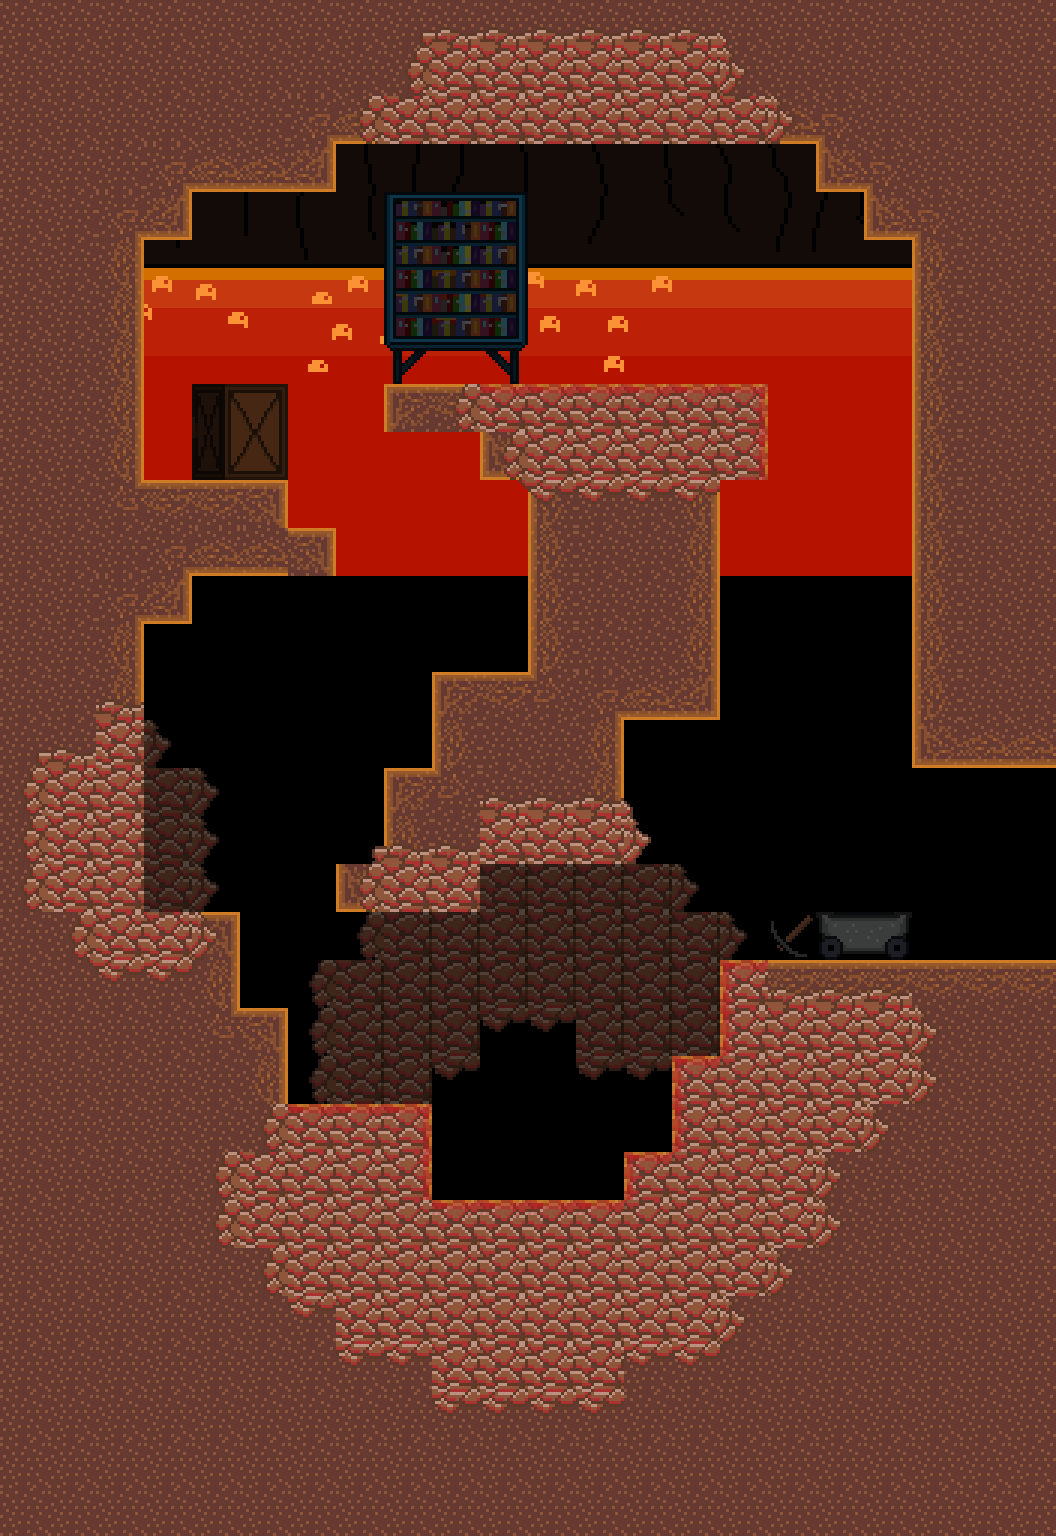

This is a level from a 2D game, rendered from its Tiled map with the project's own tilesets. A one-line summary and the map file follow, with tile-layer data summarised:
An orthogonal 22x32 tile map with 48x48 px tiles, 2 tile layers (back_tiles, front), 3 tilesets, 1 image layer and 28 objects (SpawnPoint, ManaChargePickup, Portal).

<map version="1.11" tiledversion="1.11.0" orientation="orthogonal" renderorder="right-down" width="22" height="32" tilewidth="48" tileheight="48" infinite="0" nextlayerid="20" nextobjectid="105">
 <tileset firstgid="1" name="tileset01" tilewidth="48" tileheight="48" tilecount="176" columns="16">
  <image source="../tilesets/tileset01.png" width="768" height="528" />
 </tileset>
 <tileset firstgid="177" name="tileset02" tilewidth="48" tileheight="48" tilecount="121" columns="11">
  <image source="../tilesets/tileset02.png" width="528" height="528" />
 </tileset>
 <tileset firstgid="298" name="objects" tilewidth="48" tileheight="48" tilecount="64" columns="8">
  <image source="../tilesets/objects.png" width="384" height="384" />
 </tileset>
 <imagelayer id="17" name="Image Layer 1">
  <image source="../Backgrounds/fire_back.png" width="1024" height="576" />
  <properties>
   <property name="depth" type="int" value="3000" />
   <property name="parallax_x" type="float" value="0" />
   <property name="parallax_y" type="float" value="0" />
   <property name="repeat_y" type="bool" value="true" />
  </properties>
 </imagelayer>
 <imagelayer id="18" name="Image Layer 2">
  <image source="Backgrounds/fire_far.png" width="1024" height="576" />
  <properties>
   <property name="depth" type="int" value="2900" />
   <property name="parallax_x" type="float" value="0.2" />
   <property name="parallax_y" type="float" value="0.8" />
   <property name="repeat_y" type="bool" value="false" />
  </properties>
 </imagelayer>
 <imagelayer id="19" name="Image Layer 3">
  <image source="Backgrounds/fire_front.png" width="1024" height="576" />
  <properties>
   <property name="depth" type="int" value="2800" />
   <property name="parallax_x" type="float" value="0.3" />
   <property name="parallax_y" type="float" value="0.9" />
   <property name="repeat_y" type="bool" value="false" />
  </properties>
 </imagelayer>
 <layer id="11" name="back_tiles" width="22" height="32">
  <properties>
   <property name="depth" type="int" value="1000" />
   <property name="tileset" type="int" value="1" />
  </properties>
  <data>[704 cells, 500 non-empty, 19 distinct tile ids]</data>
 </layer>
 <layer id="12" name="front" width="22" height="32">
  <properties>
   <property name="depth" type="int" value="900" />
   <property name="tileset" type="int" value="1" />
  </properties>
  <data>[704 cells, 103 non-empty, 29 distinct tile ids]</data>
 </layer>
 <objectgroup color="#ffaa00" id="16" name="spawnpoints">
  <object id="99" type="SpawnPoint" x="1008" y="768" width="48" height="48">
   <properties>
    <property name="id" type="int" value="0" />
   </properties>
  </object>
 </objectgroup>
 <objectgroup id="14" name="objects">
  <object id="104" type="ManaChargePickup" x="576" y="288" width="48" height="48">
   <properties>
    <property name="id" type="int" value="1" />
    <property name="lore" type="int" value="6" />
    <property name="text" value="Fear will control the weak towards egotistical goals" />
   </properties>
  </object>
 </objectgroup>
 <objectgroup color="#0000ff" id="13" name="walls">
  <properties>
   <property name="isWallLayer" type="bool" value="true" />
  </properties>
  <object id="24" x="144" y="144" width="192" height="48" />
  <object id="48" x="720" y="960" width="336" height="576" />
  <object id="49" x="384" y="384" width="384" height="48" />
  <object id="50" x="144" y="0" width="768" height="144" />
  <object id="51" x="144" y="192" width="48" height="48" />
  <object id="53" x="480" y="432" width="288" height="48" />
  <object id="54" x="528" y="480" width="192" height="192" />
  <object id="55" x="816" y="144" width="48" height="48" />
  <object id="56" x="0" y="0" width="144" height="1536" />
  <object id="57" x="144" y="480" width="144" height="96" />
  <object id="58" x="288" y="528" width="48" height="48" />
  <object id="59" x="144" y="576" width="48" height="48" />
  <object id="62" x="912" y="0" width="144" height="768" />
  <object id="63" x="432" y="720" width="192" height="48" />
  <object id="64" x="432" y="672" width="288" height="48" />
  <object id="66" x="672" y="1056" width="48" height="480" />
  <object id="67" x="384" y="768" width="240" height="96" />
  <object id="69" x="144" y="912" width="96" height="624" />
  <object id="70" x="336" y="864" width="144" height="48" />
  <object id="71" x="240" y="1008" width="48" height="528" />
  <object id="72" x="288" y="1104" width="48" height="432" />
  <object id="75" x="336" y="1104" width="96" height="432" />
  <object id="89" x="624" y="1152" width="48" height="384" />
  <object id="90" x="432" y="1200" width="192" height="336" />
  <object id="102" x="864" y="144" width="48" height="96" />
 </objectgroup>
 <objectgroup color="#00ff00" id="15" name="doors">
  <object id="100" type="Portal" x="1104" y="768" width="48" height="192">
   <properties>
    <property name="horizontal" type="bool" value="false" />
    <property name="id_point" type="int" value="3" />
    <property name="id_room" type="int" value="2" />
   </properties>
  </object>
 </objectgroup>
</map>
